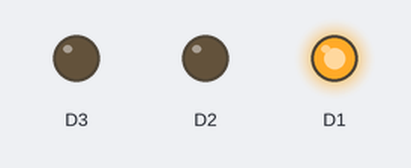
The sketch below on a simulated ESP8266 (Wemos D1 mini). Parts: output pins drawn as LEDs (lit = HIGH). Random numbers use the default seed unless the sketch sets one.

Above: at 0.1 s.
At 2.1 s:
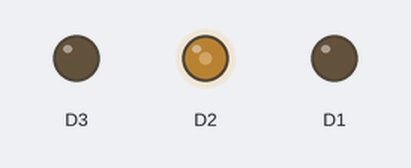
At 6.15 s:
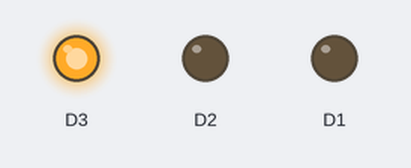
At 11.98 s:
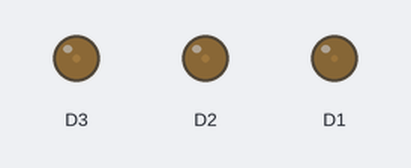
At 17.5 s:
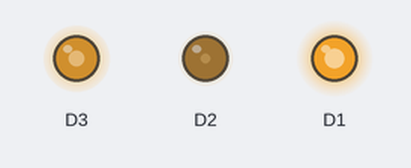
At 29.06 s:
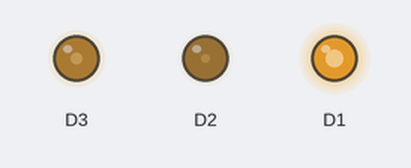
Timing chart, 0 to 29.1 s (numbered marks = the images above):
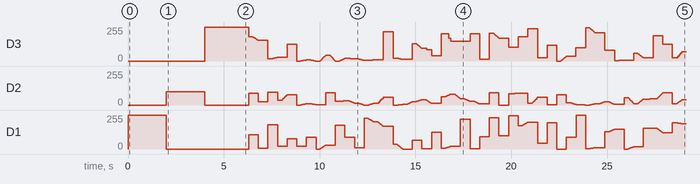

The sketch:

Flicker.ino
```cpp
float oldRGB[3], RGB[3], delta[3];
void setup()
{
// set PWM parameters
analogWriteFreq(100);
analogWriteRange(1023);
// set D1,D2,D3 to OUTPUT mode
   pinMode(D1,OUTPUT);
   pinMode(D2,OUTPUT);
   pinMode(D3,OUTPUT);
// analogWrite values to D1,D2,D3 in sequence to verify each color is working
   analogWrite(D1,0);
   analogWrite(D2,0);
   analogWrite(D3,0);
// show individual colors
   analogWrite(D1,1023);
   delay(2000);
   analogWrite(D1,0);
   analogWrite(D2,400);
   delay(2000);
   analogWrite(D2,0);
   analogWrite(D3,1023);
   delay(2000);
   analogWrite(D3,0);
// Setup serial communication to support debug
   Serial.begin(115200);  Serial.println();
}
// define function to randomly assign values
// to the RGB array and calculate the delta array
void getColors() // gets random values for the three RGB values
{
    for (int j=0;j<3;j++) // j goes from 0 to 2 over the for loop to
//                           get all three color values
    {
       RGB[j]=(float)random(256)/256.0;
       RGB[j]*=RGB[j]; // square value to reduce max intensities and spread color range
       delta[j]=(RGB[j]-oldRGB[j])/100.0;
// calculate delta for stepping color change over 100 values
    }
}
/* I have green LED on pin D2 and I reduced its max intensity to 400
 * for better apparent color balance. Your results may differ so you
 * can set the individual RGB max values as you like  */
void loop()
{
// step through the delta values and do analogWrite on D1,D2,D3
    getColors();
    for (int j=1;j<101;j++) // 100 increment values used
    {
      analogWrite(D1,1023*(oldRGB[0]+delta[0]*j));//setValue D1 pwm
      analogWrite(D2,400*(oldRGB[1]+delta[1]*j)); //setValue D2 pwm
      analogWrite(D3,1023*(oldRGB[2]+delta[2]*j));//setValue D3 pwm
      delay(3); // sleep 3 milliseconds between increments
      // delay values specified in msec so level changes in 0.3 sec
   }
   for (int j=0;j<3;j++)
// loop to update final values in oldRGB
   {
      oldRGB[j]+=delta[j]*100.0;
// final value is oldRGB + delta * 100
      if (oldRGB[j]<0.0) oldRGB[j]=0.001;
// arithmetic errors could make oldRGB // negative so fix it
   }
   delay(200);
// sleep 0.2 seconds to show persist on final color in the ramp
}
```

Measured:
- by itself, D2: 99/255 → 0/255 at 4.0 s, → 88/255 2.3 s later, → 25/255 0.50 s later, → 97/255 0.50 s later, … (429 changes in this stretch)
- by itself, D1: 255/255 → 0/255 at 2.0 s, → 108/255 4.3 s later, → 6/255 0.50 s later, → 181/255 0.50 s later, … (272 changes in this stretch)
